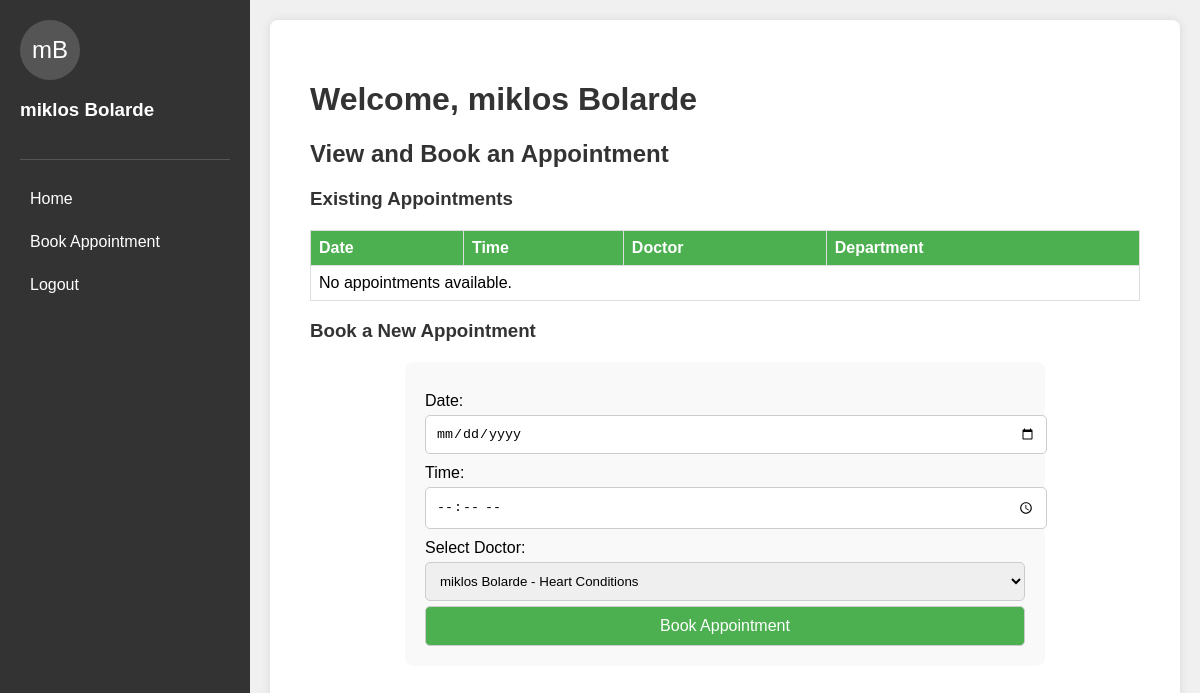
/patient/booking (signed in), run on the app's committed database.
### HPApp/models.py (models this page shows)
class Patient(models.Model):
    F_name = models.CharField(max_length=100)
    L_name = models.CharField(max_length=100)
    age = models.IntegerField(default=0)
    bday = models.DateField()
    gender = models.CharField(max_length=10, default='Unknown')
    address = models.CharField(max_length=100, default='N/A')
    phone = models.CharField(max_length=20, default='0000000000')
    bloodgroup = models.CharField(max_length=10, default='Unknown')
    room = models.ForeignKey('Room', on_delete=models.SET_NULL, null=True)
    profile_image = models.ImageField(upload_to='doctor_images/', default='default.jpg')
    user = models.ForeignKey(User, null=True, on_delete=models.CASCADE)

### HPApp/views.py (the view, shortened to what this page needs)
# urls.py: path('patient/booking', views.patient_book_appointment, name='patient_book_appointment'),
@login_required
def patient_book_appointment(request):
    try:
        patient = models.Patient.objects.get(user = request.user)
    except models.Patient.DoesNotExist:
        return redirect('patient_LP')
    appointments = models.Schedule.objects.filter(patient=patient).order_by('date', 'time')
    success_message = ""
    doctors = models.Doctor.objects.all()
    return render(request, 'patient_book_appointment.html', {
        'patient': patient,
        'appointments': appointments,
        'doctors': doctors,
        'success_message': success_message,
    })

### HPApp/templates/patient_book_appointment.html (shortened to what this page needs)
<!DOCTYPE html>
<html lang="en">
<head>
</head>
<body>
    <div class="sidebar">
        <div class="profile" >
            <a href="{% url 'patient_edit' %}" style="text-decoration: none;">
                <div class="profile-pic">
                    {% if patient.profile_image != 'default.jpg' %}
                        <img src="{{ patient.profile_image.url }}" alt="Patient's profile picture">
                    {% else %}
                        {{ patient.F_name|first }}{{ patient.L_name|first }}
                    {% endif %}
                </div>
            </a>
            <h3 class="profile-name">{{ patient.F_name }} {{ patient.L_name }}</h3>
        </div>
        <nav class="sidebar-nav">
            <a href="{% url 'patient_LP' %}">Home</a>
            <a href="{% url 'patient_book_appointment' %}">Book Appointment</a>
            <a href="{% url 'logout' %}">Logout</a>
        </nav>
    </div>
    <div class="content">
        <h1>Welcome, {{ patient.F_name }} {{ patient.L_name }}</h1>
        <h2>View and Book an Appointment</h2>
        <h3>Existing Appointments</h3>
        <table>
            <thead>
                <tr>
                    <th>Date</th>
                    <th>Time</th>
                    <th>Doctor</th>
                    <th>Department</th>
                </tr>
            </thead>
            <tbody>
                {% for appointment in appointments %}
                    <tr>
                        <td>{{ appointment.date }}</td>
                        <td>{{ appointment.time }}</td>
                        <td>{{ appointment.doctor.F_name }} {{ appointment.doctor.L_name }}</td>
                        <td>{{ appointment.doctor.department.dep_name }}</td>
                    </tr>
                {% empty %}
                    <tr>
                        <td colspan="4">No appointments available.</td>
                    </tr>
                {% endfor %}
            </tbody>
        </table>
        <h3>Book a New Appointment</h3>
        <div class="form-container">
            <form method="POST" action="{% url 'patient_book_appointment' %}">
                <label for="date">Date:</label>
                <input type="date" id="date" name="date" required>
                <label for="time">Time:</label>
                <input type="time" id="time" name="time" required>
                <label for="doctor">Select Doctor:</label>
                <select id="doctor" name="doctor" required>
                    {% for doctor in doctors %}
                        <option value="{{ doctor.id }}">{{ doctor.F_name }} {{ doctor.L_name }} - {{ doctor.specialization }}</option>
                    {% endfor %}
                </select>
                <button type="submit">Book Appointment</button>
            </form>
        </div>
    </div>
</body>
</html>

### HPApp/templates/patient_book_appointment.html (style rules this page uses)
body { font-family: Arial, sans-serif; margin: 0; padding: 0; display: flex; background-color: #f0f0f0; }
.sidebar { position: sticky; top: 0; height: 100vh; width: 250px; background-color: #333; color: #fff; height: 100vh; padding: 20px; box-sizing: border-box; }
.profile { text-align: left; padding-bottom: 20px; border-bottom: 1px solid #555; cursor: pointer; }
.profile-pic { width: 60px; height: 60px; border-radius: 50%; margin-bottom: 10px; background-color: #555; display: flex; align-items: center; justify-content: center; font-size: 24px; color: #fff; overflow: hidden; }
.sidebar-nav { margin-top: 20px; }
.sidebar-nav a { display: block; color: #fff; text-decoration: none; padding: 10px; margin: 5px 0; border-radius: 5px; transition: background-color 0.3s; }
.content { flex-grow: 1; padding: 40px; background-color: #fff; box-shadow: 0 0 10px rgba(0,0,0,0.1); margin: 20px; border-radius: 8px; }
.form-container { background-color: #f9f9f9; padding: 20px; border-radius: 8px; max-width: 600px; margin: 20px auto; }
.form-container label { display: block; margin-top: 10px; }
.form-container input, .form-container select, .form-container button { width: 100%; padding: 10px; margin-top: 5px; border-radius: 5px; border: 1px solid #ccc; }
.form-container button { background-color: #4caf50; color: white; font-size: 16px; cursor: pointer; }
table { width: 100%; border-collapse: collapse; margin-top: 20px; }
table, th, td { border: 1px solid #ddd; }
th, td { padding: 8px; text-align: left; }
th { background-color: #4CAF50; color: white; }
h1, h2, h3 { color: #333; }
.profile-name { color: #fff; text-align: left; }

### data on the page
Patient: F_name|first "m", L_name|first "B", F_name "miklos", L_name "Bolarde"

### other printed values
form field doctor "miklos Bolarde - Heart Conditions"
